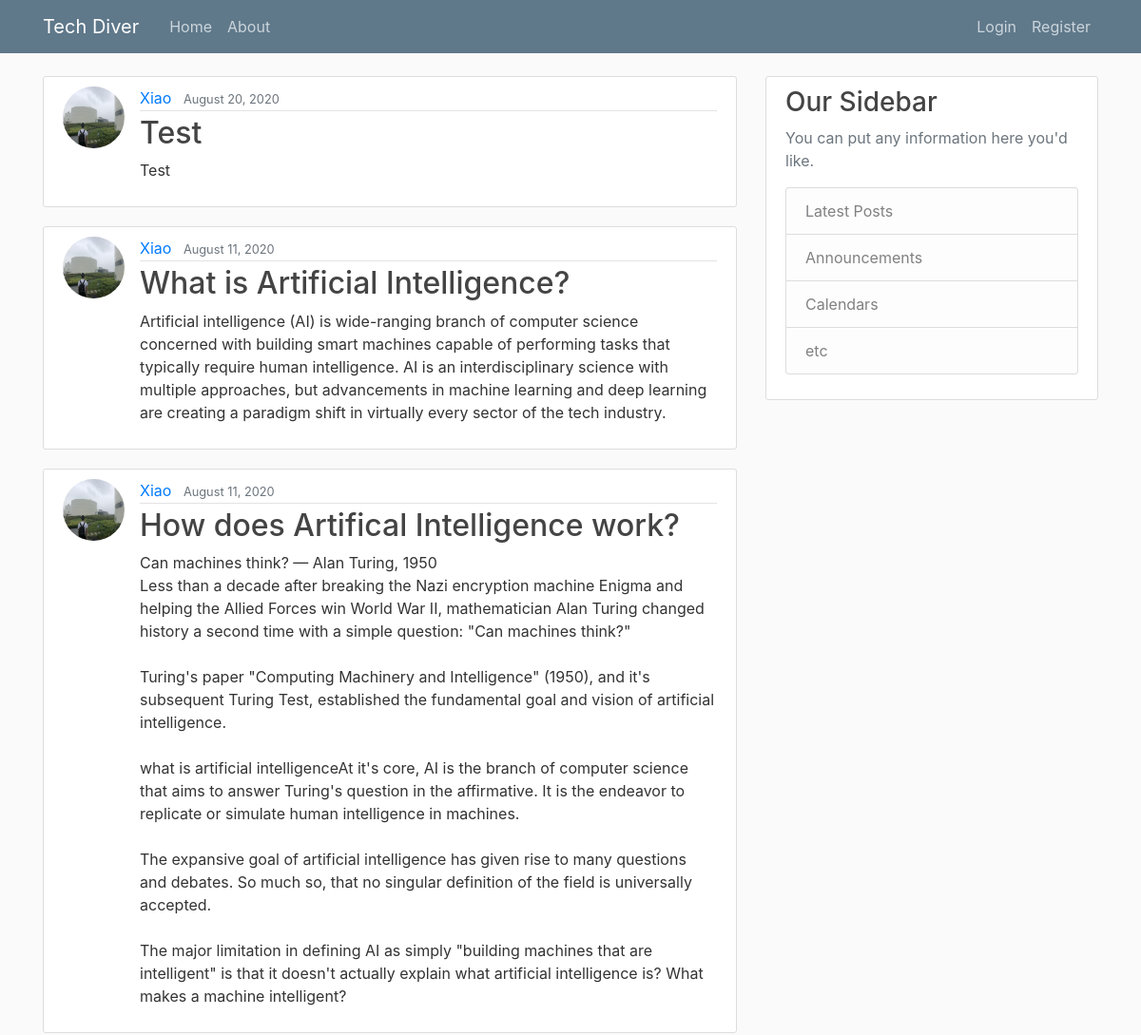
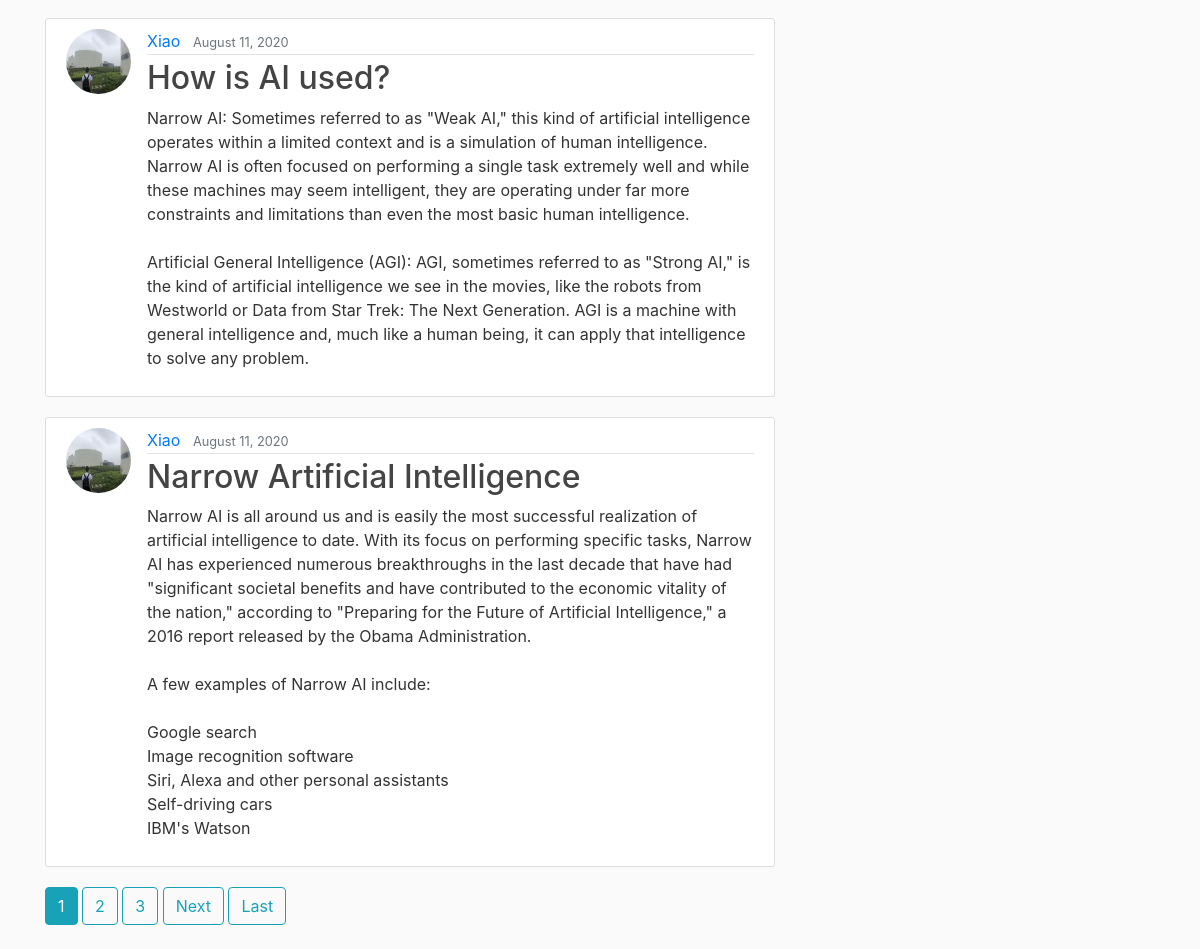
The page / on the database its author committed (2 pictures, top to bottom).
### blog/models.py (models this page shows, shortened)
class Post(models.Model):
    title = models.CharField(max_length=100)
    content = models.TextField()
    date_posted = models.DateTimeField(default=timezone.now())
    author = models.ForeignKey(User, on_delete=models.CASCADE)

### users/models.py (models this page shows, shortened)
class Profile(models.Model):
    user = models.OneToOneField(User, on_delete=models.CASCADE)
    image = models.ImageField(default='default.jpg', upload_to='profile_pics')

### blog/views.py (the view)
# urls.py: path('', PostListView.as_view(), name='blog-home'),
class PostListView(ListView):
    model = Post
    template_name = 'blog/home.html'
    context_object_name = 'posts'
    ordering = ['-date_posted']
    paginate_by = 5

### blog/templates/blog/home.html (shortened to what this page needs)
{% extends "blog/base.html" %}
{% block content %}
    {% for post in posts %}
        <article class="media content-section">
          <img class="rounded-circle article-img" src="{{ post.author.profile.image.url }}">
          <div class="media-body">
            <div class="article-metadata">
              <a class="mr-2" href="{% url 'user-posts' post.author.username %}">{{ post.author }}</a>
              <small class="text-muted">{{ post.date_posted|date:"F d, Y" }}</small>
            </div>
            <h2><a class="article-title" href="{% url 'post-detail' post.id %}">{{ post.title }}</a></h2>
            <p class="article-content">{{ post.content }}</p>
          </div>
        </article>
    {% endfor %}
    {% if is_paginated %}
        {% for num in page_obj.paginator.page_range %}
            {% if page_obj.number == num %}
                <a class="btn btn-info mb-4" href="?page={{ num }}">{{ num }}</a>
            {% elif num > page_obj.number|add:'-3' and num < page_obj.number|add:'3' %}
                <a class="btn btn-outline-info mb-4" href="?page={{ num }}">{{ num }}</a>
            {% endif %}
        {% endfor %}
        {% if page_obj.has_next%}
            <a class="btn btn-outline-info mb-4" href="?page={{ page_obj.next_page_number }}">Next</a>
            <a class="btn btn-outline-info mb-4" href="?page={{ page_obj.paginator.num_pages }}">Last</a>
        {% endif %}
    {% endif %}
{% endblock content%}

### blog/templates/blog/base.html (shortened to what this page needs)
{% load static %}
<!DOCTYPE html>
<html>
<head>
    <link rel="stylesheet" href="https://stackpath.bootstrapcdn.com/bootstrap/4.3.1/css/bootstrap.min.css">
    <link rel="stylesheet" type="text/css" href="{% static 'blog/main.css' %}">
</head>
<body>
    <header class="site-header">
      <nav class="navbar navbar-expand-md navbar-dark bg-steel fixed-top">
        <div class="container">
          <a class="navbar-brand mr-4" href="{% url 'blog-home' %}">Tech Diver</a>
          <div class="collapse navbar-collapse" id="navbarToggle">
            <div class="navbar-nav mr-auto">
              <a class="nav-item nav-link" href="{% url 'blog-home' %}">Home</a>
              <a class="nav-item nav-link" href="{% url 'blog-about' %}">About</a>
            </div>
            <div class="navbar-nav">
              {% if user.is_authenticated %}
                <a class="nav-item nav-link" href="{% url 'post-create' %}">New Post</a>
                <a class="nav-item nav-link" href="{% url 'profile' %}">Profile</a>
                <a class="nav-item nav-link" href="{% url 'logout' %}">Logout</a>
              {% else %}
              <a class="nav-item nav-link" href="{% url 'login' %}">Login</a>
              <a class="nav-item nav-link" href="{% url 'register' %}">Register</a>
                {% endif %}
            </div>
          </div>
        </div>
      </nav>
    </header>
    <main role="main" class="container">
      <div class="row">
        <div class="col-md-8">
          {% block content %}
          {% endblock %}
        </div>
        <div class="col-md-4">
          <div class="content-section">
            <h3>Our Sidebar</h3>
            <p class='text-muted'>You can put any information here you'd like.
              <ul class="list-group">
                <li class="list-group-item list-group-item-light">Latest Posts</li>
                <li class="list-group-item list-group-item-light">Announcements</li>
                <li class="list-group-item list-group-item-light">Calendars</li>
                <li class="list-group-item list-group-item-light">etc</li>
              </ul>
            </p>
          </div>
        </div>
      </div>
    </main>
</body>
</html>

### blog/static/blog/main.css (style rules this page uses)
body { background: #fafafa; color: #333333; margin-top: 5rem; }
h1, h2, h3, h4, h5, h6 { color: #444444; }
ul { margin: 0; }
.bg-steel { background-color: #5f788a; }
.site-header .navbar-nav .nav-link { color: #cbd5db; }
.content-section { background: #ffffff; padding: 10px 20px; border: 1px solid #dddddd; border-radius: 3px; margin-bottom: 20px; }
.article-title { color: #444444; }
.article-content { white-space: pre-line; }
.article-img { height: 65px; width: 65px; margin-right: 16px; }
.article-metadata { padding-bottom: 1px; margin-bottom: 4px; border-bottom: 1px solid #e3e3e3 }

### rows shown on the page
Post: author.profile.image (picture), author "Xiao", date_posted "August 20, 2020", title "Test", content "Test"
Post: author.profile.image (picture), author "Xiao", date_posted "August 11, 2020", title "What is Artificial Intelligence?", content "Artificial intelligence (AI) is wide-ranging branch of computer science concerned with building smart machines capable of performing tasks that typically require human intelligence. AI is an interdisciplinary science with multiple approaches, but advancements in machine learning and deep learning are creating a paradigm shift in virtually every sector of the tech industry."
Post: author.profile.image (picture), author "Xiao", date_posted "August 11, 2020", title "How does Artifical Intelligence work?", content "Can machines think? — Alan Turing, 1950 Less than a decade after breaking the Nazi encryption machine Enigma and helping the Allied Forces win World War II, mathematician Alan Turing changed history a second time with a simple question: \"Can machines think?\" Turing's paper \"Computing Machinery and Intelligence\" (1950), and it's subsequent Turing Test, established the fundamental goal and vision of artificial intelligence. what is artificial intelligenceAt it's core, AI is the branch of computer science that aims to answer Turing's question in the affirmative. It is the endeavor to replicate or simulate human intelligence in machines. The expansive goal of artificial intelligence has given…"
Post: author.profile.image (picture), author "Xiao", date_posted "August 11, 2020", title "How is AI used?", content "Narrow AI: Sometimes referred to as \"Weak AI,\" this kind of artificial intelligence operates within a limited context and is a simulation of human intelligence. Narrow AI is often focused on performing a single task extremely well and while these machines may seem intelligent, they are operating under far more constraints and limitations than even the most basic human intelligence. Artificial General Intelligence (AGI): AGI, sometimes referred to as \"Strong AI,\" is the kind of artificial intelligence we see in the movies, like the robots from Westworld or Data from Star Trek: The Next Generation. AGI is a machine with general intelligence and, much like a human being, it can apply that…"
Post: author.profile.image (picture), author "Xiao", date_posted "August 11, 2020", title "Narrow Artificial Intelligence", content "Narrow AI is all around us and is easily the most successful realization of artificial intelligence to date. With its focus on performing specific tasks, Narrow AI has experienced numerous breakthroughs in the last decade that have had \"significant societal benefits and have contributed to the economic vitality of the nation,\" according to \"Preparing for the Future of Artificial Intelligence,\" a 2016 report released by the Obama Administration. A few examples of Narrow AI include: Google search Image recognition software Siri, Alexa and other personal assistants Self-driving cars IBM's Watson"

### other values the page prints
{{ num }} "1"
{{ num }} "2" "3"
